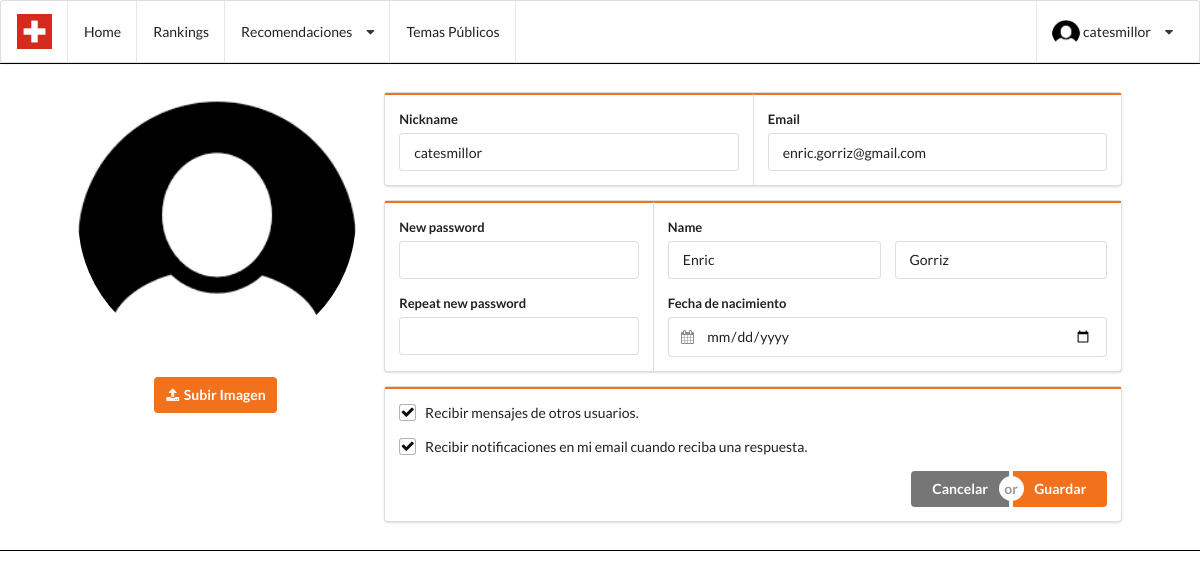
/modificar_perfil.php (signed in), run on the app's committed database.
### tables this page shows
CREATE TABLE IF NOT EXISTS `tbl_user` (
		`user_id` int(11) NOT NULL,
		`user_nickname` varchar(50) NOT NULL,
		`user_email` varchar(50) NOT NULL,
		`user_password` varchar(50) NOT NULL,
		`user_name` varchar(30) NULL,
		`user_surname` varchar(50) NULL,
		`user_dateofbirth` date NULL,
		`user_avatar` varchar(50) NULL,
		`user_gender` tinyint(1) NULL,
		`user_response` boolean default true NULL,
		`user_notification` boolean default true NULL
	);

### modificar_perfil.php (the view, shortened to what this page needs)
<?php
	include ("conexion.php");
    $fecha = date('Y-m-j');
    $nuevafecha = strtotime ( '-18 year' , strtotime ( $fecha ) ) ;
    $nuevafecha = date ( 'Y-m-j' , $nuevafecha );
    $sql = "SELECT * FROM tbl_user WHERE user_id='$_SESSION[wizzperid]'";
    $datos = mysqli_query($con, $sql);
    while($send = mysqli_fetch_array($datos)){
		$nickname=utf8_encode($send['user_nickname']);
		$email=utf8_encode($send['user_email']);
		$nombre=utf8_encode($send['user_name']);
		$apellidos=utf8_encode($send['user_surname']);
		$birth=$send['user_dateofbirth'];
		$respuestas=$send['user_response'];
		$notificaciones=$send['user_notification'];
	}
?>
<!DOCTYPE html>
<html lang="es">
    <head>
        <link rel="stylesheet" type="text/css" href="css/style.css">
        <link rel="stylesheet" type="text/css" href="dist/semantic.min.css">
    </head>
    <body>
		<header>
            <nav class="ui stackable menu">
                <span class="item"><img class="ui mini image" src="media/logo/loguito.png"></span>
                <a class="item" href="index.php">
                    Home
                </a>
                <a class="item" href="rankings.php">
                    Rankings
                </a>
                <div class="ui simple dropdown item">
                    Recomendaciones <i class="dropdown icon"></i>
                </div>
                <a class="item" href="temasPublicos.php">
                    Temas Públicos
                </a>
                <div class="ui simple right floated dropdown item" id="user_options">
                    <img class="ui avatar image" src="media/img/users_avatar.png"><?php echo $_COOKIE["wizzpercookielogin"];?><i class="dropdown icon"></i>
                </div>
            </nav>
        </header>
		<div class="ui stackable grid" id="grid_cuerpo">
        	<div class="four column row">
        		<div class="one wide column"></div>
        		<div class="four wide center aligned column">
        			<img class="ui medium circular image" src="media/img/users_avatar.png"><br/>
					<div>
						<label for="file" class="ui orange icon button">
						<i class="upload icon"></i>
						Subir Imagen</label>
					</div>
        		</div>
        		<div class="ten wide column">
        			<form class="ui modifcarPerfil form" name="modi" method="POST" action="procs/modificar_perfil.proc.php">
        				<div class="ui horizontal segments">
							<div class="ui orange segment">
								<div class="field">
									<label>Nickname</label>
									<input type="text" name="mod_nickname" value="<?php echo $nickname; ?>">
								</div>
							</div>
							<div class="ui orange segment">
								<div class="field">
									<label>Email</label>
									<input type="email" name="mod_email" value="<?php echo $email; ?>">
								</div>
							</div>
						</div>
						<div class="ui horizontal segments">
							<div class="ui orange segment">
								<div class="field">
									<label>New password</label>
									<input type="password" name="mod_password">
								</div>
								<div class="field">
									<label>Repeat new password</label>
									<input type="password" name="mod_repeat_password">
								</div>
							</div>
							<div class="ui orange segment">
								<div class="field">
									<label>Name</label>
									<div class="two fields">
										<div class="field">
											<input type="text" name="mod_nombre" value="<?php echo $nombre; ?>">
										</div>
										<div class="field">
											<input type="text" name="mod_apellidos" value="<?php echo $apellidos; ?>">
										</div>
									</div>
								</div>
								<div class="field">
									<label>Fecha de nacimiento</label>
	                                <div class="ui left icon input">
	                                    <input type="date" name="mod_dateofbirth" max='<?php echo $nuevafecha;?>' value='<?php echo $birth;?>'>
	                                </div>
                            	</div>
							</div>
						</div>
						<div class="ui horizontal segments">
							<div class="ui left aligned orange segment">
								<div class="ui checkbox">
								<?php
									if($respuestas!=0){
								?>
										<label>Recibir mensajes de otros usuarios.</label>
								<?php
									}else{
								?>
										<input type="checkbox" name="recibir_mensajes">
										<label>Recibir mensajes de otros usuarios.</label>
								<?php
									}
								?>
								</div>
								<div class="ui checkbox">
									<?php
									if($notificaciones!=0){
									?>
										<label>Recibir notificaciones en mi email cuando reciba una respuesta.</label>
									<?php
									}else{
									?>
										<input type="checkbox" name="notif_email">
										<label>Recibir notificaciones en mi email cuando reciba una respuesta.</label>
									<?php
									}
									?>
								</div>
								<div class="ui right floated buttons">
									<button class="ui grey button" type="reset">Cancelar</button>
									<div class="or"></div>
									<button class="ui orange button" type="submit">Guardar</button>
								</div>
							</div>
						</div>
					</form>
        		</div>
        		<div class="one wide column"></div>
        	</div>
		</div>
    </body>
</html>

### css/style.css (style rules this page uses)
#user_options { right:10px; }
#grid_cuerpo { margin-top:0px; border:solid 1px black; }

### data on the page
tbl_user: mod_nickname "catesmillor", mod_email "enric.gorriz@gmail.com", mod_nombre "Enric", mod_apellidos "Gorriz"

### other printed values
$_COOKIE["wizzpercookielogin"] "catesmillor"
